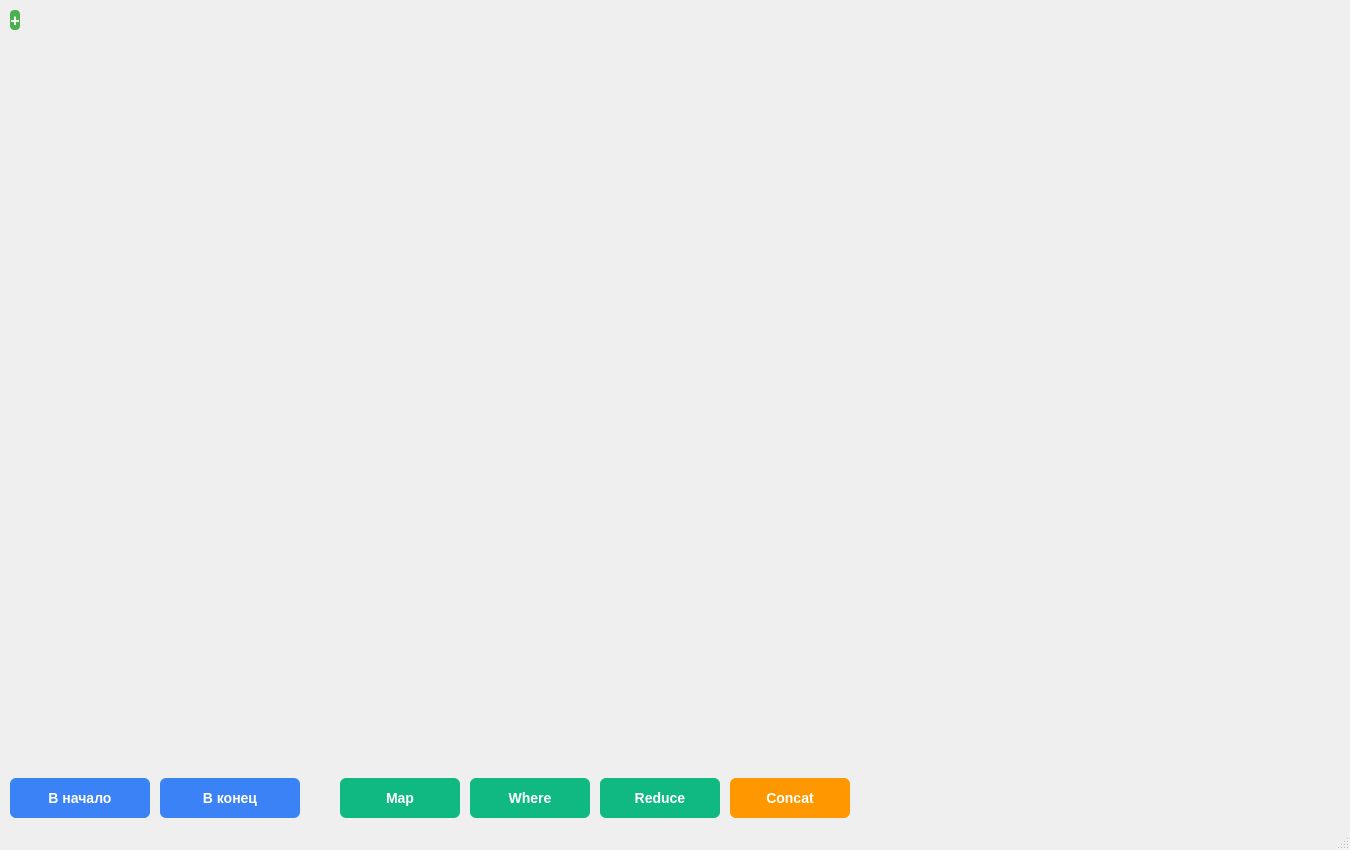
<?xml version="1.0" encoding="UTF-8"?>
<ui version="4.0">
 <class>SequenceWindow</class>
 <widget class="QMainWindow" name="SequenceWindow">
  <property name="styleSheet">
   <string notr="true">
    QTabBar::tab { min-width: 120px; padding: 8px; }
    QListView { background: transparent; border: none; qproperty-spacing: 8; }
   </string>
  </property>
   <property name="styleSheet">
   <string notr="true">
    QTabBar::tab { min-width: 120px; padding: 8px; }
    QListView { background: transparent; border: none; }
   </string>
  </property>
  <property name="geometry">
   <rect>
    <x>0</x>
    <y>0</y>
    <width>1350</width>
    <height>850</height>
   </rect>
  </property>
  <property name="windowTitle">
   <string>Лабораторная работа: Последовательности</string>
  </property>
  <widget class="QWidget" name="centralwidget">
   <layout class="QVBoxLayout" name="verticalLayoutMain">
    <property name="spacing">
     <number>12</number>
    </property>
    <property name="leftMargin">
     <number>10</number>
    </property>
    <property name="topMargin">
     <number>10</number>
    </property>
    <property name="rightMargin">
     <number>10</number>
    </property>
    <property name="bottomMargin">
     <number>10</number>
    </property>
    <item>
     <layout class="QHBoxLayout" name="horizontalLayoutTabHeader">
      <property name="spacing">
       <number>6</number>
      </property>
      <item>
       <widget class="QPushButton" name="pushButtonAddTab">
        <property name="maximumSize">
         <size>
          <width>40</width>
          <height>32</height>
         </size>
        </property>
        <property name="styleSheet">
         <string notr="true">QPushButton { font-weight: bold; font-size: 16px; border-radius: 4px; background-color: #4CAF50; color: white; } QPushButton:hover { background-color: #45a049; }</string>
        </property>
        <property name="text">
         <string>+</string>
        </property>
       </widget>
      </item>
      <item>
       <spacer name="horizontalSpacer">
        <property name="orientation">
         <enum>Qt::Horizontal</enum>
        </property>
        <property name="sizeHint" stdset="0">
         <size>
          <width>40</width>
          <height>20</height>
         </size>
        </property>
       </spacer>
      </item>
     </layout>
    </item>
    <item>
     <widget class="QTabWidget" name="tabWidgetSequences">
        <property name="documentMode">
         <bool>true</bool>
        </property>
        <property name="tabsClosable">
         <bool>false</bool>
        </property>
        <property name="movable">
         <bool>true</bool>
        </property>
       </widget>
    </item>
    <item>
     <layout class="QHBoxLayout" name="horizontalLayoutButtons">
      <property name="spacing">
       <number>10</number>
      </property>
      <item>
       <widget class="QPushButton" name="pushButtonPrepend">
        <property name="minimumSize">
         <size>
          <width>140</width>
          <height>40</height>
         </size>
        </property>
        <property name="styleSheet">
         <string notr="true">QPushButton { background-color: #3b82f6; color: white; border-radius: 6px; font-weight: 500; font-size: 14px; } QPushButton:hover { background-color: #2563eb; }</string>
        </property>
        <property name="text">
         <string>В начало</string>
        </property>
       </widget>
      </item>
      <item>
       <widget class="QPushButton" name="pushButtonAppend">
        <property name="minimumSize">
         <size>
          <width>140</width>
          <height>40</height>
         </size>
        </property>
        <property name="styleSheet">
         <string notr="true">QPushButton { background-color: #3b82f6; color: white; border-radius: 6px; font-weight: 500; font-size: 14px; } QPushButton:hover { background-color: #2563eb; }</string>
        </property>
        <property name="text">
         <string>В конец</string>
        </property>
       </widget>
      </item>
      <item>
       <spacer name="horizontalSpacerButtons">
        <property name="orientation">
         <enum>Qt::Horizontal</enum>
        </property>
        <property name="sizeType">
         <enum>QSizePolicy::Fixed</enum>
        </property>
        <property name="sizeHint" stdset="0">
         <size>
          <width>30</width>
          <height>20</height>
         </size>
        </property>
       </spacer>
      </item>
      <item>
       <widget class="QPushButton" name="pushButtonMap">
        <property name="minimumSize">
         <size>
          <width>120</width>
          <height>40</height>
         </size>
        </property>
        <property name="styleSheet">
         <string notr="true">QPushButton { background-color: #10b981; color: white; border-radius: 6px; font-weight: 500; font-size: 14px; } QPushButton:hover { background-color: #059669; }</string>
        </property>
        <property name="text">
         <string>Map</string>
        </property>
       </widget>
      </item>
      <item>
       <widget class="QPushButton" name="pushButtonWhere">
        <property name="minimumSize">
         <size>
          <width>120</width>
          <height>40</height>
         </size>
        </property>
        <property name="styleSheet">
         <string notr="true">QPushButton { background-color: #10b981; color: white; border-radius: 6px; font-weight: 500; font-size: 14px; } QPushButton:hover { background-color: #059669; }</string>
        </property>
        <property name="text">
         <string>Where</string>
        </property>
       </widget>
      </item>
      <item>
       <widget class="QPushButton" name="pushButtonReduce">
        <property name="minimumSize">
         <size>
          <width>120</width>
          <height>40</height>
         </size>
        </property>
        <property name="styleSheet">
         <string notr="true">QPushButton { background-color: #10b981; color: white; border-radius: 6px; font-weight: 500; font-size: 14px; } QPushButton:hover { background-color: #059669; }</string>
        </property>
        <property name="text">
         <string>Reduce</string>
        </property>
       </widget>
      </item>
      <item>
       <widget class="QPushButton" name="pushButtonConcat">
        <property name="minimumSize">
         <size>
          <width>120</width>
          <height>40</height>
         </size>
        </property>
        <property name="styleSheet">
         <string notr="true">QPushButton { background-color: #ff9800; color: white; border-radius: 6px; font-weight: 500; font-size: 14px; } QPushButton:hover { background-color: #e65100; }</string>
        </property>
        <property name="text">
         <string>Concat</string>
        </property>
       </widget>
      </item>
      <item>
       <spacer name="horizontalSpacerEnd">
        <property name="orientation">
         <enum>Qt::Horizontal</enum>
        </property>
        <property name="sizeHint" stdset="0">
         <size>
          <width>40</width>
          <height>20</height>
         </size>
        </property>
       </spacer>
      </item>
     </layout>
    </item>
   </layout>
  </widget>
  <widget class="QMenuBar" name="menubar">
   <property name="geometry">
    <rect>
     <x>0</x>
     <y>0</y>
     <width>1350</width>
     <height>26</height>
    </rect>
   </property>
  </widget>
  <widget class="QStatusBar" name="statusbar"/>
 </widget>
 <resources/>
 <connections/>
</ui>
